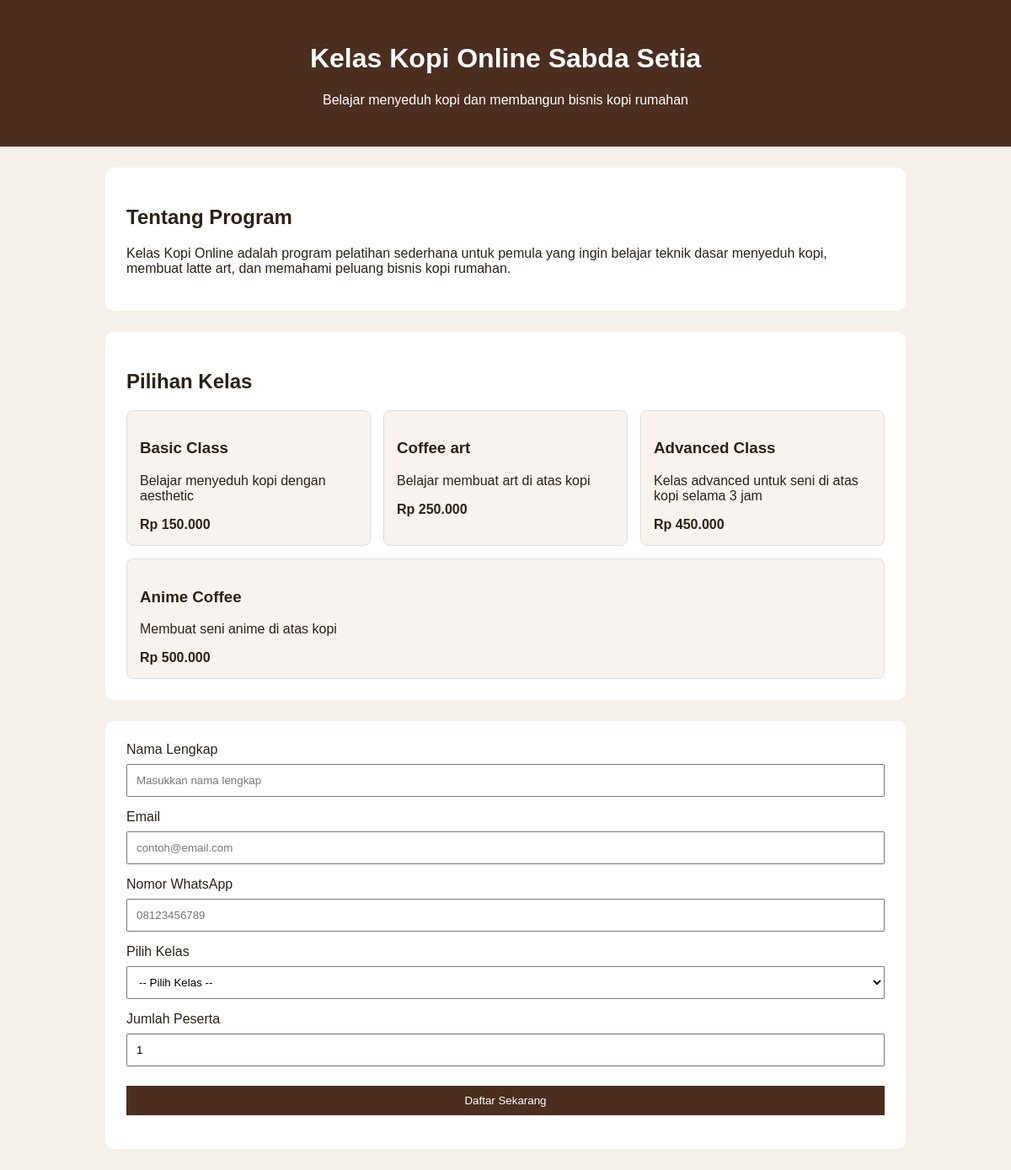
The page / on the database its author committed.
### tables this page shows
CREATE TABLE `courses` (
  `id` int(5) NOT NULL,
  `name` varchar(20) DEFAULT NULL,
  `description` text DEFAULT NULL,
  `price` double DEFAULT NULL
);

### index.php (the view)
<?php
include "header.php";
?>
<section>
    <h2>Tentang Program</h2>
    <p>
        Kelas Kopi Online adalah program pelatihan sederhana untuk pemula yang ingin
        belajar teknik dasar menyeduh kopi, membuat latte art, dan memahami peluang
        bisnis kopi rumahan.
    </p>
</section>
<section>
    <h2>Pilihan Kelas</h2>
    <div class="cards">
        <?php
        $sql = "select * from courses";
        $query = mysqli_query($conn, $sql);
        while($result = mysqli_fetch_array($query)){
        ?>
        <div class="card">
            <h3><?= $result['name'] ?></h3>
            <p>
                <?= $result['description'] ?>
            </p>
            <strong>Rp <?= number_format($result['price'],0,',','.') ?> </strong>
        </div>
        <?php
        }
        ?>
    </div>
</section>
<?php include "frm_pendaftaran.php"; ?>
</body>
</html>

### header.php (shortened to what this page needs)
<!DOCTYPE html>
<html lang="id">
<head>
    <link rel="stylesheet" href="css/style.css">
</head>
<body>
<header>
    <h1>Kelas Kopi Online Sabda Setia</h1>
    <p>Belajar menyeduh kopi dan membangun bisnis kopi rumahan</p>
</header>

### frm_pendaftaran.php (shortened to what this page needs)
<section>
    <form method="POST" action="sv_pendaftaran.php">
        <label>Nama Lengkap</label>
        <input type="text" name="full_name" placeholder="Masukkan nama lengkap">
        <label>Email</label>
        <input type="email" name="email" placeholder="contoh@email.com">
        <label>Nomor WhatsApp</label>
        <input type="text" name="phone_number" placeholder="08123456789">
        <label>Pilih Kelas</label>
        <select name="course_id">
            <option value="">-- Pilih Kelas --</option>
        </select>
        <label>Jumlah Peserta</label>
        <input type="number" name="participant_count" min="1" value="1">
        <button type="submit" name="daftar">Daftar Sekarang</button>
    </form>
</section>

### css/style.css (style rules this page uses)
body { font-family: Arial, sans-serif; background: #f5f0ea; margin: 0; color: #2b2118; }
header { background: #4b2e1f; color: white; padding: 30px; text-align: center; }
section { max-width: 900px; margin: 25px auto; background: white; padding: 25px; border-radius: 10px; }
.cards { display: flex; gap: 15px; flex-wrap: wrap; }
.card { flex: 1; min-width: 220px; background: #f8f3ef; border: 1px solid #ddd; padding: 15px; border-radius: 8px; }
input, select, button { width: 100%; padding: 10px; margin-top: 8px; margin-bottom: 15px; box-sizing: border-box; }
button { background: #4b2e1f; color: white; border: none; cursor: pointer; }

### rows shown on the page
courses: name "Basic Class", description "Belajar menyeduh kopi dengan aesthetic", price "150.000"
courses: name "Coffee art", description "Belajar membuat art di atas kopi", price "250.000"
courses: name "Advanced Class", description "Kelas advanced untuk seni di atas kopi selama 3 jam", price "450.000"
courses: name "Anime Coffee", description "Membuat seni anime di atas kopi", price "500.000"
